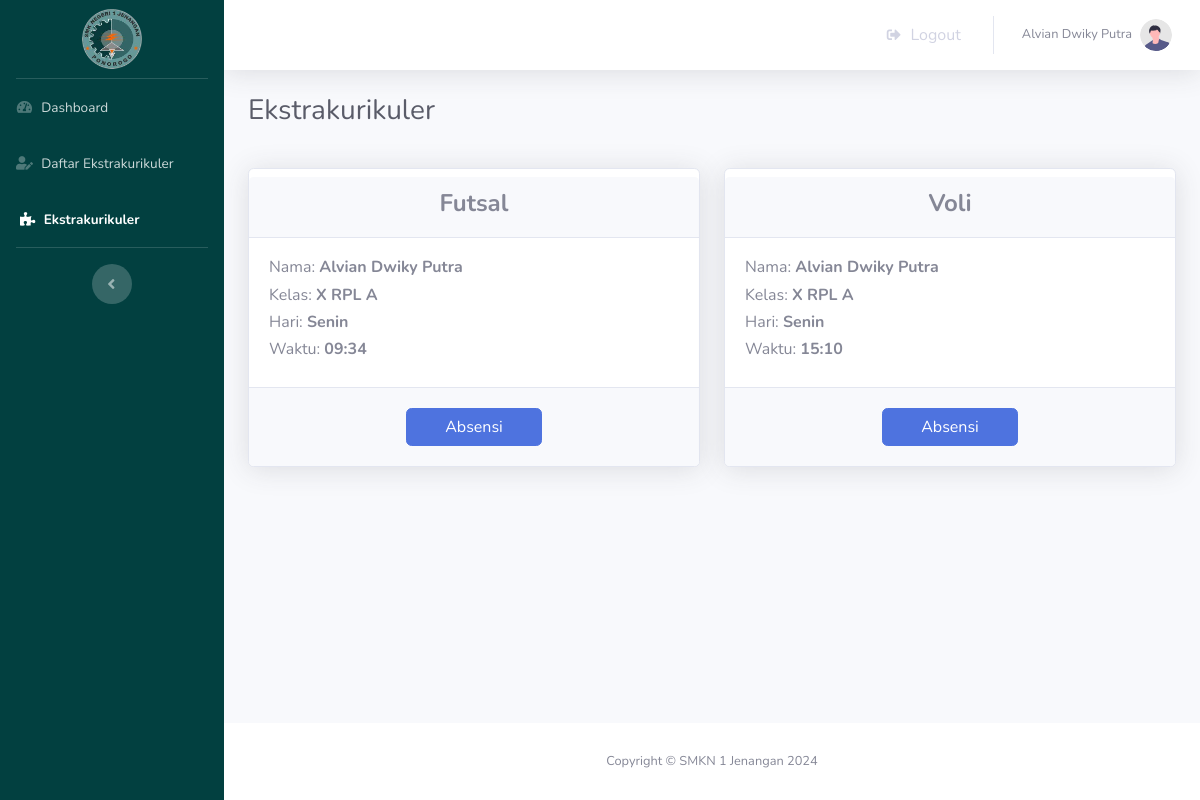
The page /siswa/ekstra.php (signed in) on the database its author committed.
### tables this page shows
CREATE TABLE `ekstra_diikuti` (
  `id` int(11) NOT NULL,
  `id_ekstra` int(11) NOT NULL,
  `id_user` int(11) NOT NULL,
  `id_jurusan` int(11) NOT NULL
);

CREATE TABLE `ekstra` (
  `id_ekstra` int(11) NOT NULL,
  `nama_ekstra` varchar(100) NOT NULL,
  `hari` varchar(150) NOT NULL,
  `waktu` time NOT NULL
);

CREATE TABLE `user` (
  `id_user` int(11) NOT NULL,
  `nama` varchar(150) NOT NULL,
  `username` varchar(50) NOT NULL,
  `password` varchar(100) NOT NULL,
  `role` varchar(50) NOT NULL
);

CREATE TABLE `jurusan` (
  `id_jurusan` int(11) NOT NULL,
  `jurusan` varchar(150) NOT NULL
);

### siswa/ekstra.php (the view, shortened to what this page needs)
<!DOCTYPE html>
<html lang="en">
<head>
    <?php
        require('../config.php');
    ?>
    <link href="vendor/fontawesome-free/css/all.min.css" rel="stylesheet" type="text/css">
    <link href="css/sb-admin-2.css" rel="stylesheet">
</head>
<body id="page-top">
    <div id="wrapper">
        <ul class="navbar-nav sidebar sidebar-dark accordion" id="accordionSidebar" style="background-color: #024040;">
            <a class="sidebar-brand d-flex align-items-center justify-content-center my-1" href="index.php">
                <div class="sidebar-brand-icon">
                    <img src="../img/stmjpng.png" width="60px">
                </div>
            </a>
            <hr class="sidebar-divider my-0">
            <li class="nav-item">
                <a class="nav-link" href="index.php">
                    <i class="fas fa-fw fa-tachometer-alt"></i>
                    <span>Dashboard</span></a>
            </li>
            <li class="nav-item">
                <a class="nav-link" href="daftar.php">
                    <i class="fas fa-user-edit"></i>
                    <span>Daftar Ekstrakurikuler</span>
                </a>
            </li>
            <li class="nav-item active">
                <a class="nav-link" href="ekstra.php">
                    <i class="fas fa-puzzle-piece mx-1"></i>
                    <span>Ekstrakurikuler</span>
                </a>
            </li>
            <hr class="sidebar-divider">
            <div class="text-center d-none d-md-inline">
                <button class="rounded-circle border-0" id="sidebarToggle"></button>
            </div>
        </ul>
        <div id="content-wrapper" class="d-flex flex-column">
            <div id="content">
                <nav class="navbar navbar-expand navbar-light bg-white topbar mb-4 static-top shadow">
                    <ul class="navbar-nav ml-auto">
                        <li class="nav-item dropdown no-arrow mx-1">
                            <a class="nav-link" href="../logout.php" data-toggle="modal" data-target="#logoutModal">
                                <i class="fas fa-sign-out-alt fa-sm fa-fw mr-2"></i>
                                Logout
                            </a>
                        </li>
                        <li class="nav-item no-arrow">
                            <span class="nav-link" href="#" id="userDropdown" aria-haspopup="true" aria-expanded="false">
                                <span class="mr-2 d-none d-lg-inline text-gray-600 small"><?php echo $_SESSION['nama'] ?></span>
                                <img class="img-profile rounded-circle"
                                    src="img/undraw_profile.svg">
                            </span>
                        </li>
                    </ul>
                </nav>
                <div class="container-fluid">
                    <div class="d-sm-flex align-items-center justify-content-between mb-4">
                        <h1 class="h3 mb-0 text-gray-800">Ekstrakurikuler</h1>
                    </div>
                    <?php
                        $id = $_SESSION["id_user"];
                        $q = "SELECT * FROM ekstra_diikuti WHERE id_user='$id'";
                        $r = mysqli_query($con,$q);
                        $dt = mysqli_fetch_assoc($r);
                        if(empty($dt['id_user'])){
                            echo"<div class='d-flex justify-content-center text-center'><center>Anda belum daftar ekstra</center></div>";
                        } else { ?>
                        <div class="row">
                        <?php
                        $q = "SELECT * FROM ekstra_diikuti d JOIN ekstra e ON d.id_ekstra = e.id_ekstra
                            JOIN user u ON d.id_user = u.id_user JOIN jurusan j ON d.id_jurusan = j.id_jurusan WHERE d.id_user = '$id'";
                        $r = mysqli_query($con,$q);
                        while($row = mysqli_fetch_assoc($r)){
                            $waktu = date("H:i", strtotime($row['waktu']));
                            echo<<<data
                                <div class="col-lg-6 col-md-6 mt-3">
                                    <div class="card shadow">
                                        <div class="card-header d-flex align-items-center justify-content-center mt-2">
                                            <h4 name="nama_ekstra"><strong>$row[nama_ekstra]</strong></h4>
                                        </div>
                                        <div class="card-body">
                                            <h6>Nama: <strong>$row[nama]</strong></h6>
                                            <h6>Kelas: <strong>$row[jurusan]</strong></h6>
                                            <h6>Hari: <strong>$row[hari]</strong></h6>
                                            <h6>Waktu: <strong>$waktu</strong></h6>
                                        </div>
                                        <div class="card-footer text-center">
                                            <a href="absen.php?id=$row[id_ekstra]" type="submit" name="submit" class="btn btn-primary my-2 col-4">Absensi</a>
                                        </div>
                                    </div>
                                </div>
                            data;
                        } ?>
                        </div>
                    <?php } ?>
                </div>
            </div>
            <footer class="sticky-footer bg-white">
                <div class="container my-auto">
                    <div class="copyright text-center my-auto">
                        <span>Copyright &copy; SMKN 1 Jenangan 2024</span>
                    </div>
                </div>
            </footer>
        </div>
    </div>
</body>
</html>

### rows shown on the page
ekstra_diikuti: id_ekstra.nama_ekstra "Futsal", id_user.nama "Alvian Dwiky Putra", id_jurusan.jurusan "X RPL A", id_ekstra.hari "Senin", id_ekstra.waktu "09:34"
ekstra_diikuti: id_ekstra.nama_ekstra "Voli", id_user.nama "Alvian Dwiky Putra", id_jurusan.jurusan "X RPL A", id_ekstra.hari "Senin", id_ekstra.waktu "15:10"

### other values the page prints
$_SESSION['nama'] "Alvian Dwiky Putra"
